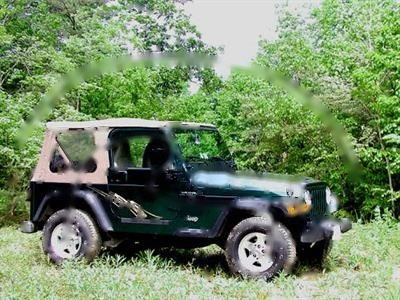
//> input picture W12_SLIC/images/input.jpg, 400 x 300 px
$ ./main   (built with g++ and OpenCV 4)
//> lines starting //> are read from the running program, lines starting //| are printed output that depends on the picture; after the words box and inside, x2 and y2 are one past the last pixel; in counts of white or black regions, pixels touching at a corner belong together
#include <opencv2/opencv.hpp>
#include <opencv2/photo.hpp>
#include <iostream>
using namespace cv;
using namespace std;

int main(int argc, char** argv)
{
    Mat input = imread(argc > 1 ? argv[1] : "//Users/samareosa/Desktop/OpenCV_Project/AEEDS/W13_cornerdetector/input.jpg");
//> input is the input picture: 300 rows x 400 cols, CV_8UC3; mean B, G, R 102.5, 137.8, 116.4
    if (input.empty()) { cout << "이미지 못 읽음" << endl; return -1; }

    Mat gray;
    cvtColor(input, gray, COLOR_BGR2GRAY);
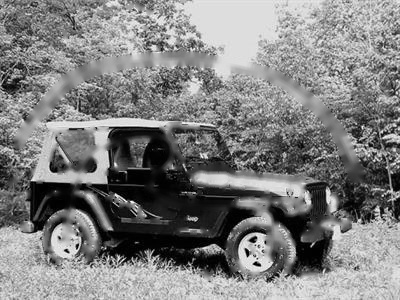
//> gray: 300 rows x 400 cols, CV_8UC1; min 0, max 253, mean 127.4

    Mat gray32, harris;
    gray.convertTo(gray32, CV_32F);
    cornerHarris(gray32, harris, 2, 3, 0.04);
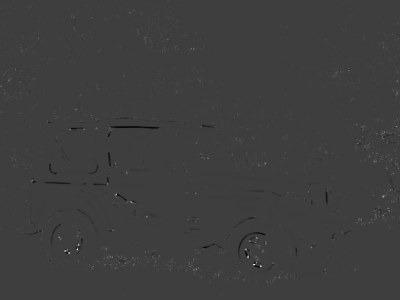
//> harris: 300 rows x 400 cols, CV_32FC1; min -55517792, max 172684768, mean 267373.6; drawn with min black and max white
    double maxVal;
    minMaxLoc(harris, nullptr, &maxVal);
//> maxVal = 172684768

    Mat white = (gray > 200);
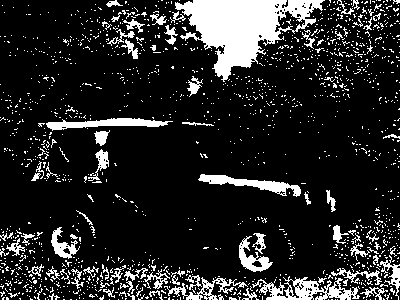
//> white: 300 rows x 400 cols, CV_8UC1; 15.5% white; 1512 white regions (1431 under 20 px), largest, box (x1, y1, x2, y2) and area: (175, 0, 325, 82) 5658, (252, 276, 360, 300) 1166, (198, 174, 301, 197) 815
    dilate(white, white, Mat(), Point(-1, -1), 2);
//> white: 300 rows x 400 cols, CV_8UC1; 47.8% white; 111 white regions (1 under 20 px), largest, box (x1, y1, x2, y2) and area: (56, 0, 400, 137) 21698, (0, 205, 400, 300) 18497, (19, 103, 178, 185) 4656
    Mat cornerAll = input.clone();   // 사진 전체의 코너
    Mat cornerSub = input.clone();   // 자막으로 판단된 코너

    // 전체 코너 표시 (빨간 점)
    for (int y = 0; y < input.rows; y++) {
        for (int x = 0; x < input.cols; x++) {
            if (harris.at<float>(y, x) > 0.01 * maxVal)
                circle(cornerAll, Point(x, y), 2, Scalar(0, 0, 255), -1);
        }
    }
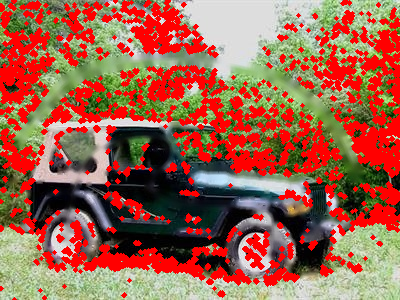
//> cornerAll: 300 rows x 400 cols, CV_8UC3; mean B, G, R 75.8, 98.4, 156.8

    int min_x = input.cols, max_x = -1;
//> min_x = 400
    int min_y = input.rows, max_y = -1;
//> min_y = 300
    int startY = input.rows * 2 / 3;
//> startY = 200

    for (int y = input.rows - 1; y >= startY; y--) {
        for (int x = 0; x < input.cols; x++) {
            bool isCorner = harris.at<float>(y, x) > 0.01 * maxVal;
            bool isWhite  = white.at<uchar>(y, x) > 0;
            if (isCorner && isWhite) {
                min_x = min(min_x, x);  max_x = max(max_x, x);
                min_y = min(min_y, y);  max_y = max(max_y, y);
                circle(cornerSub, Point(x, y), 2, Scalar(0, 255, 0), -1);   // 자막 코너 (초록 점)
            }
        }
    }
//> this loop made 100 passes
//> (min_x, max_x, min_y, max_y) on passes 1 to 12: (400, -1, 300, -1), (44, 44, 298, 298), (44, 44, 297, 298), (44, 44, 297, 298), (44, 222, 295, 298), (44, 223, 294, 298), (44, 223, 293, 298), (44, 223, 292, 298), (44, 223, 292, 298), (40, 223, 290, 298), (40, 223, 290, 298), (0, 223, 288, 298)
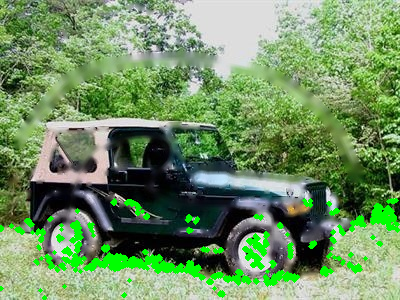
//> cornerSub: 300 rows x 400 cols, CV_8UC3; 4.97% of pixels changed, all inside (x1, y1, x2, y2) = (0, 198, 400, 300)
//> after the loop, min_x = 0; max_x = 397; min_y = 200; max_y = 298
    if (max_x < 0) { cout << "자막 코너 없음" << endl; return -1; }
    cout << "subtitle box: x " << min_x << "~" << max_x
         << ", y " << min_y << "~" << max_y << endl;
//| subtitle box: x 0~397, y 200~298


    line(cornerSub, Point(0, startY), Point(input.cols, startY), Scalar(255, 0, 0), 2);         // 파란 선
    rectangle(cornerSub, Point(min_x, min_y), Point(max_x, max_y), Scalar(0, 255, 255), 2);    // 노란 박스

    Mat textBox = Mat::zeros(input.size(), CV_8UC1);
    int margin = 5;
    for (int y = min_y - margin; y < max_y + margin; y++) {
        for (int x = min_x - margin; x < max_x + margin; x++) {
            if (x < 0 || y < 0 || x >= textBox.cols || y >= textBox.rows) continue;
            textBox.at<uchar>(y, x) = 255;
        }
    }
//> this loop made 108 passes
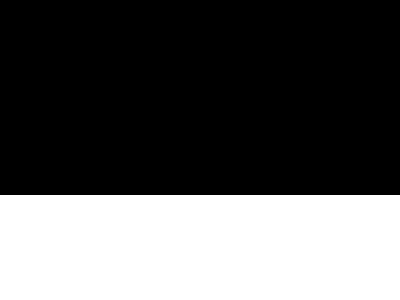
//> textBox: 300 rows x 400 cols, CV_8UC1; 35% white; 1 white region, box (x1, y1, x2, y2) and area: (0, 195, 400, 300) 42000

    Mat result;
    inpaint(input, textBox, result, 3, INPAINT_TELEA);
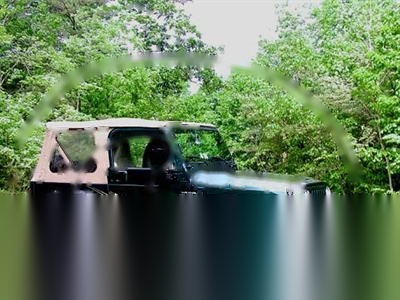
//> result: 300 rows x 400 cols, CV_8UC3; mean B, G, R 90.6, 121.4, 98.4

    imwrite("corner_all.png", cornerAll);
    imwrite("corner_subtitle.png", cornerSub);
    imwrite("mask.png", textBox);
    imwrite("result.png", result);

    imshow("input", input);
    imshow("1. all corners", cornerAll);
    imshow("2. subtitle corners + box", cornerSub);
    imshow("3. mask", textBox);
    imshow("4. result", result);
    waitKey(0);
    return 0;
}
